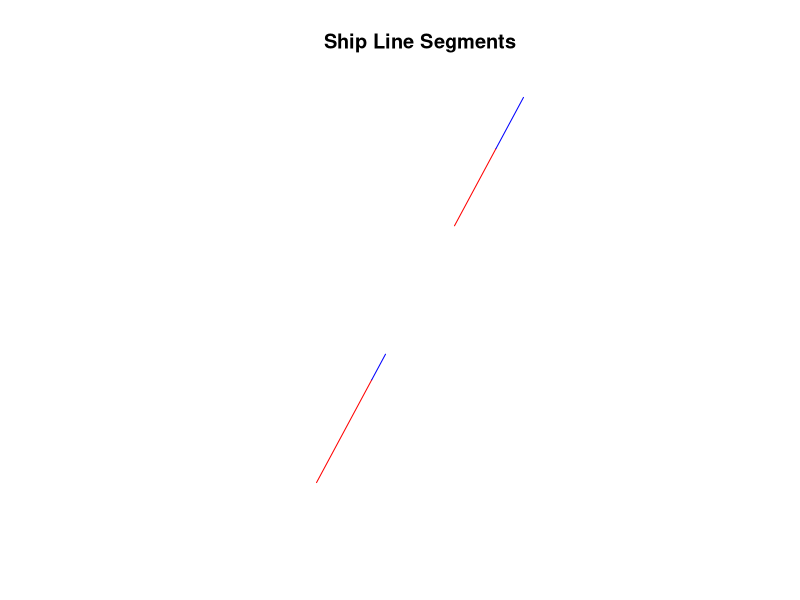

Source code (R):
# Load required libraries
library(sf)
library(dplyr)

# Create extended example data frame with more locations
ship_data <- data.frame(
  scramblemmsi = c(111, 111, 111, 111, 111, 111, 222, 222, 222, 222, 222, 222),
  timestamp = as.POSIXct(c('2023-10-10 12:00', '2023-10-10 12:05', '2023-10-10 12:10', 
                           '2023-10-10 12:15', '2023-10-10 12:20', '2023-10-10 12:25',
                           '2023-10-10 12:00', '2023-10-10 12:05', '2023-10-10 12:10', 
                           '2023-10-10 12:15', '2023-10-10 12:20', '2023-10-10 12:25')),
  status_change = c(FALSE, FALSE, FALSE, TRUE, FALSE, FALSE, FALSE, FALSE, TRUE, FALSE, FALSE, FALSE),
  lon = c(10, 11, 12, 13, 14, 15, 20, 21, 22, 23, 24, 25),
  lat = c(50, 51, 52, 53, 54, 55, 60, 61, 62, 63, 64, 65)
)

# Convert the data to an sf object
# ship_data <- st_as_sf(ship_data, coords = c("lon", "lat"), crs = 4326)

# Sort by scramblemmsi and timestamp
ship_data <- ship_data %>%
  arrange(scramblemmsi, timestamp)

# Create a group ID for each set of consecutive points based on scramblemmsi and status_change
ship_data <- ship_data %>%
  group_by(scramblemmsi) %>%
  mutate(segment_id = cumsum(lag(status_change, default = TRUE))) %>%
  ungroup()

# Duplicate the last point in each segment if the next segment_id exists
ship_data_expanded <- ship_data %>%
  group_by(scramblemmsi) %>%
  do({
    segment <- .
    expanded_segment <- segment
    
    # Loop through each segment and check if the next segment_id exists
    if(length(unique(segment$segment_id)) > 1){
      for (i in 2:length(unique(segment$segment_id))) {
        new_segment_id <- i - 1
        
        # Check if the next segment_id exists
        if (new_segment_id %in% segment$segment_id) {
          # Duplicate the last point and modify its segment_id
          first_point <- segment[segment$segment_id == i,] %>% filter(row_number() == 1)
          
          # Create a new row with the duplicated point and new segment_id
          expanded_segment <- rbind(expanded_segment, data.frame(
            scramblemmsi = first_point$scramblemmsi,
            timestamp = first_point$timestamp,  # Copy the timestamp from the last point
            status_change = FALSE,  # Set status_change as FALSE for the duplicated point
            lon = first_point$lon,
            lat = first_point$lat,
            segment_id = new_segment_id
          ))
        }
      }
    }
    expanded_segment
  }) %>%
  ungroup()

# Now convert to LINESTRING geometries
line_segments <- ship_data_expanded %>%
  st_as_sf(coords = c("lon", "lat"), crs = 4326) %>% 
  group_by(scramblemmsi, segment_id) %>%
  arrange(timestamp) %>% 
  summarise(geometry = st_combine(geometry), .groups = 'drop') %>%
  mutate(geometry = st_cast(geometry, "LINESTRING")) %>%
  ungroup()

# Create the final sf object
# line_segments_sf <- st_as_sf(line_segments)

# View the line segments
# print(line_segments_sf)

# Optional: Plot the result
plot(st_geometry(line_segments), col = c("red", "blue"), main = "Ship Line Segments")
